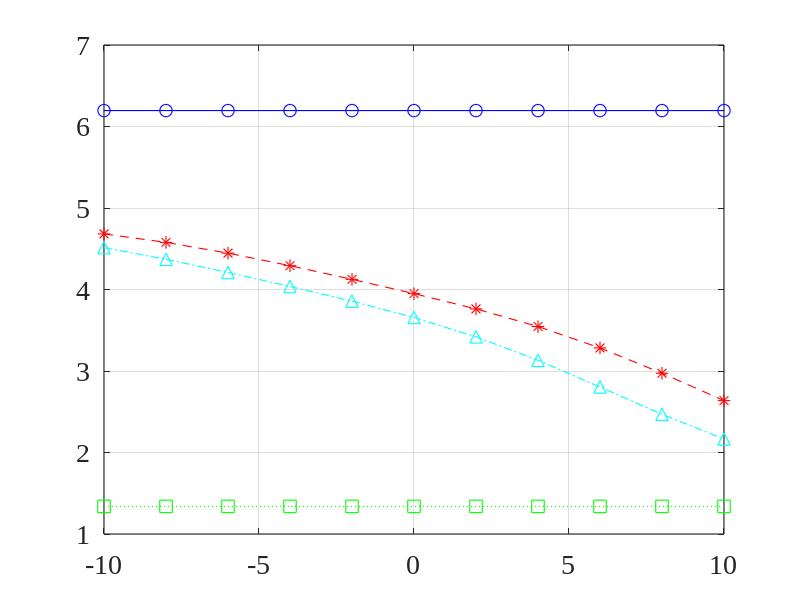
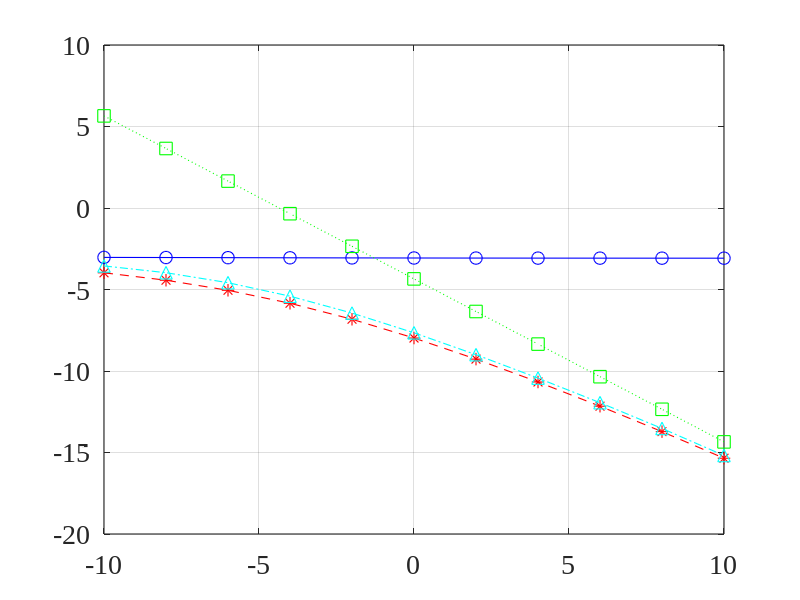
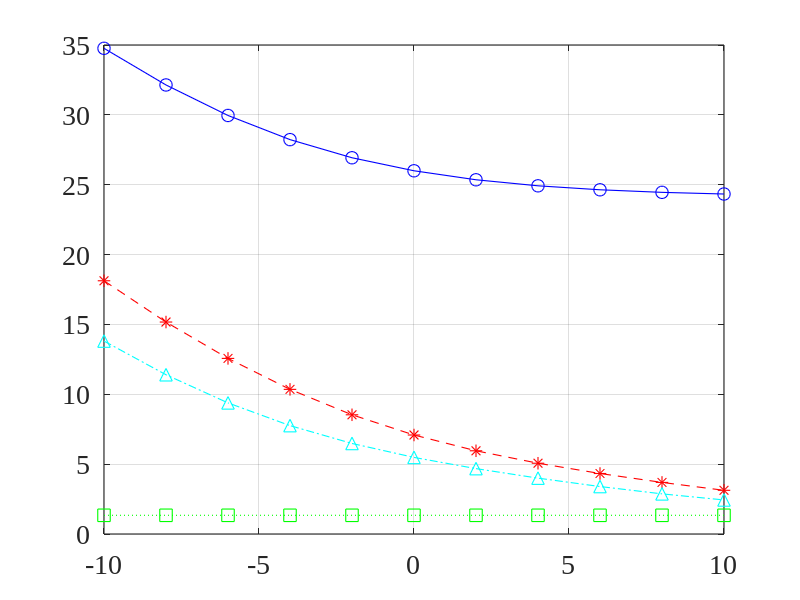
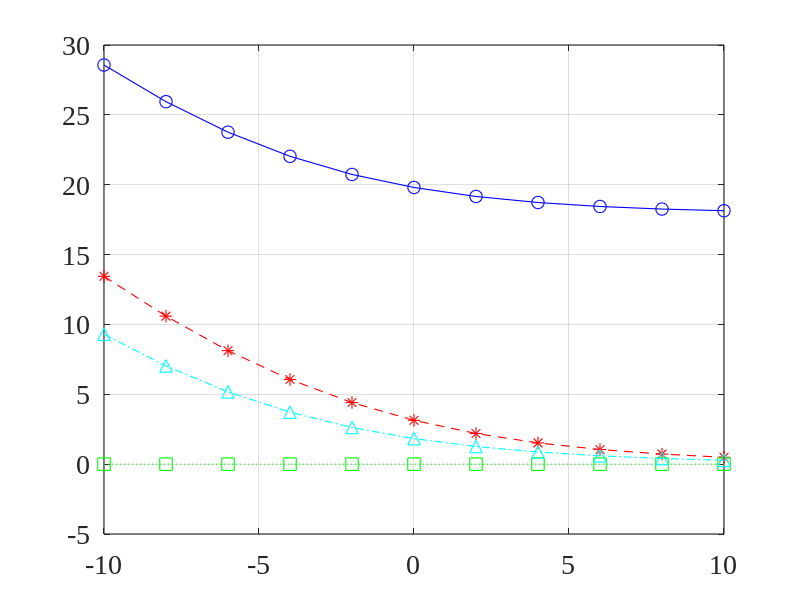

Source code (MATLAB) for these figures, in order:
close all; clc; clear all;
linewd = 0.8;
hcfontsize = 20;
MarkerSize=9;

A=0.5;
f_vec=0.1:0.03:0.45;
L=20; 
K=4;

hidx_values=1:4;  % index for different filters
iSNR_db_values=(-10:10)';  
oSNR_dB_values=zeros(length(iSNR_db_values),length(hidx_values));
MSE_values=zeros(length(iSNR_db_values),length(hidx_values));
xi_n_dB_values=zeros(length(iSNR_db_values),length(hidx_values));
xi_d_dB_values=zeros(length(iSNR_db_values),length(hidx_values));

i_i=[1; zeros(L-1,1)];
[t1,t2]=meshgrid(1:L,1:L);
Rx=0.5*A^2*cos(2*pi*f_vec(1)*(t1-t2));
for k=2:K
    Rx=Rx+0.5*A^2*cos(2*pi*f_vec(k)*(t1-t2));
end

for idx_snr=1:length(iSNR_db_values)
    iSNR_dB=iSNR_db_values(idx_snr);
    iSNR=10^(iSNR_dB/10);
    
    sigma_v2=K*A^2/2/iSNR;
    Rv=sigma_v2*eye(L);
    Ry=Rx+Rv;
    
    % h_max
    idx1=1;
    [Tx,~]=eigs(Rv\Rx,1);
    zeta=(Tx'*Rx*i_i)/(Tx'*Ry*Tx);
    h=zeta*Tx;
    
    oSNR=(h'*Rx*h)/(h'*Rv*h);
    oSNR_dB=10*log10(oSNR);
    oSNR_dB_values(idx_snr,idx1)=oSNR_dB;
    
    MSE_values(idx_snr,idx1)=10*log10(Rx(1,1)-2*h'*Rx*i_i+h'*Ry*h);
    
    xi_n=sigma_v2/(h'*Rv*h);
    xi_n_dB_values(idx_snr,idx1)=10*log10(xi_n);
    
    xi_d=Rx(1,1)/(h'*Rx*h);
    xi_d_dB_values(idx_snr,idx1)=10*log10(xi_d);
    
    % h_Wiener
    idx1=2;
    h=Ry\Rx*i_i;
    
    oSNR=(h'*Rx*h)/(h'*Rv*h);
    oSNR_dB=10*log10(oSNR);
    oSNR_dB_values(idx_snr,idx1)=oSNR_dB;
    
    MSE_values(idx_snr,idx1)=10*log10(Rx(1,1)-2*h'*Rx*i_i+h'*Ry*h);
    
    xi_n=sigma_v2/(h'*Rv*h);
    xi_n_dB_values(idx_snr,idx1)=10*log10(xi_n);
    
    xi_d=Rx(1,1)/(h'*Rx*h);
    xi_d_dB_values(idx_snr,idx1)=10*log10(xi_d);
    
    % h_MVDR
    idx1=3;
    [Tx,Xi_x]=eigs(Rx,2*K);
    h=Tx*Tx'*i_i;
    
    oSNR=(h'*Rx*h)/(h'*Rv*h);
    oSNR_dB=10*log10(oSNR);
    oSNR_dB_values(idx_snr,idx1)=oSNR_dB;
    
    MSE_values(idx_snr,idx1)=10*log10(Rx(1,1)-2*h'*Rx*i_i+h'*Ry*h);
    
    xi_n=sigma_v2/(h'*Rv*h);
    xi_n_dB_values(idx_snr,idx1)=10*log10(xi_n);
    
    xi_d=Rx(1,1)/(h'*Rx*h);
    xi_d_dB_values(idx_snr,idx1)=10*log10(xi_d);
    
    % h_T
    idx1=4;
    mu=0.5;
    h=(Rx+mu*Rv)\Rx*i_i;
    
    oSNR=(h'*Rx*h)/(h'*Rv*h);
    oSNR_dB=10*log10(oSNR);
    oSNR_dB_values(idx_snr,idx1)=oSNR_dB;
    
    MSE_values(idx_snr,idx1)=10*log10(Rx(1,1)-2*h'*Rx*i_i+h'*Ry*h);
    
    xi_n=sigma_v2/(h'*Rv*h);
    xi_n_dB_values(idx_snr,idx1)=10*log10(xi_n);
    
    xi_d=Rx(1,1)/(h'*Rx*h);
    xi_d_dB_values(idx_snr,idx1)=10*log10(xi_d);
end

figure
plot(iSNR_db_values(1:2:end),oSNR_dB_values(1:2:end,1)-iSNR_db_values(1:2:end),'-bo','linewidth',linewd, 'MarkerSize',MarkerSize);
hold on
plot(iSNR_db_values(1:2:end),oSNR_dB_values(1:2:end,2)-iSNR_db_values(1:2:end),'--r*','linewidth',linewd, 'MarkerSize',MarkerSize);
plot(iSNR_db_values(1:2:end),oSNR_dB_values(1:2:end,3)-iSNR_db_values(1:2:end),':gs','linewidth',linewd, 'MarkerSize',MarkerSize);
plot(iSNR_db_values(1:2:end),oSNR_dB_values(1:2:end,4)-iSNR_db_values(1:2:end),'-.c^','linewidth',linewd, 'MarkerSize',MarkerSize);
hold off
set(gca, 'Color', [1, 1, 1]); 
set(gca, 'FontName', 'Times New Roman');
set(gca, 'FontSize', hcfontsize);
set(gca, 'LineWidth', linewd); 
box on; grid on;

figure
plot(iSNR_db_values(1:2:end),MSE_values(1:2:end,1),'-bo','linewidth',linewd, 'MarkerSize',MarkerSize);
hold on
plot(iSNR_db_values(1:2:end),MSE_values(1:2:end,2),'--r*','linewidth',linewd, 'MarkerSize',MarkerSize);
plot(iSNR_db_values(1:2:end),MSE_values(1:2:end,3),':gs','linewidth',linewd, 'MarkerSize',MarkerSize);
plot(iSNR_db_values(1:2:end),MSE_values(1:2:end,4),'-.c^','linewidth',linewd, 'MarkerSize',MarkerSize);
hold off
set(gca, 'Color', [1, 1, 1]); 
set(gca, 'FontName', 'Times New Roman');
set(gca, 'FontSize', hcfontsize);
set(gca, 'LineWidth', linewd); 
box on; grid on;

figure
plot(iSNR_db_values(1:2:end),xi_n_dB_values(1:2:end,1),'-bo','linewidth',linewd, 'MarkerSize',MarkerSize);
hold on
plot(iSNR_db_values(1:2:end),xi_n_dB_values(1:2:end,2),'--r*','linewidth',linewd, 'MarkerSize',MarkerSize);
plot(iSNR_db_values(1:2:end),xi_n_dB_values(1:2:end,3),':gs','linewidth',linewd, 'MarkerSize',MarkerSize);
plot(iSNR_db_values(1:2:end),xi_n_dB_values(1:2:end,4),'-.c^','linewidth',linewd, 'MarkerSize',MarkerSize);
hold off
set(gca, 'Color', [1, 1, 1]); 
set(gca, 'FontName', 'Times New Roman');
set(gca, 'FontSize', hcfontsize);
set(gca, 'LineWidth', linewd); 
box on; grid on;

figure
plot(iSNR_db_values(1:2:end),xi_d_dB_values(1:2:end,1),'-bo','linewidth',linewd, 'MarkerSize',MarkerSize);
hold on
plot(iSNR_db_values(1:2:end),xi_d_dB_values(1:2:end,2),'--r*','linewidth',linewd, 'MarkerSize',MarkerSize);
plot(iSNR_db_values(1:2:end),xi_d_dB_values(1:2:end,3),':gs','linewidth',linewd, 'MarkerSize',MarkerSize);
plot(iSNR_db_values(1:2:end),xi_d_dB_values(1:2:end,4),'-.c^','linewidth',linewd, 'MarkerSize',MarkerSize);
hold off
set(gca, 'Color', [1, 1, 1]); 
set(gca, 'FontName', 'Times New Roman');
set(gca, 'FontSize', hcfontsize);
set(gca, 'LineWidth', linewd); 
box on; grid on;
